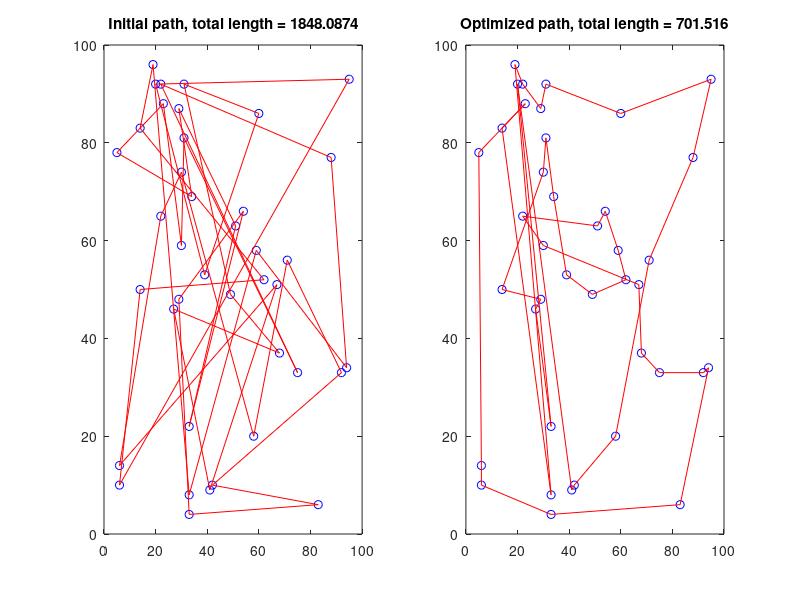

The MATLAB script that drew this image: (Note: this script raises an error after producing the figure.)
    N = 40;
    disp('Ný keyrsla')
    cities = randi([1,100],N,2);
    %%
    iterations = 2500;
    connections = 1:N; % original connections:
    connections = [connections,1]; %circular path
    hold on
    olddist = Inf;
    distances = zeros(iterations,1);
    for j = 1:iterations
        clf
        dist = 0;
%         plot(cities(:,1),cities(:,2),'bo') %c COMMENT IN FOR ANIMATION
%         title(['Distance = ', num2str(olddist)]);
        for i=1:length(connections)-1   
            start_city = connections(i);
            end_city = connections(i+1);
            dist = dist+sqrt((cities(start_city,1)-cities(end_city,1))^2+(cities(start_city,2)-cities(end_city,2))^2);
%             line([cities(start_city, 1), cities(end_city, 1)], [cities(start_city, 2), cities(end_city, 2)], 'Color', 'r');
        end
        if j == 1
            original_dist = dist;%vista fyrsta sem original distance 
        end

        if dist >= olddist
            temp = connections(swapping_indices(1));
            connections(swapping_indices(1)) = connections(swapping_indices(2));
            connections(swapping_indices(2)) = temp; %swappa til baka ef þetta var ekki gott
        else
            olddist = dist;
        end
        distances(j) = olddist; 
        swapping_indices = randi([2,length(connections)-1],1,2); %swappa öllu nema fyrsta og seinasta staki
        temp = connections(swapping_indices(1));
        connections(swapping_indices(1)) = connections(swapping_indices(2));
        connections(swapping_indices(2)) = temp;
%         pause(0.05)
    if mod(j,1000) == 0 %to keep track of number of iterations
        disp(['iteration ',num2str(j)])
    end
    end
%%

subplot(1,2,1)
plot(cities(:,1),cities(:,2),'bo')
hold on
original_connect = [1:N,1];
for i=1:N
    start_city = original_connect(i);
    end_city = original_connect(i+1);
    dist = dist+sqrt((cities(start_city,1)-cities(end_city,1))^2+(cities(start_city,2)-cities(end_city,2))^2);
    line([cities(start_city, 1), cities(end_city, 1)], [cities(start_city, 2), cities(end_city, 2)], 'Color', 'r');
end
title(['Initial path, total length = ',num2str(original_dist) ])
subplot(1,2,2)
plot(cities(:,1),cities(:,2),'bo')
hold on
for i=1:length(connections)-1   
    start_city = connections(i);
    end_city = connections(i+1);
    dist = dist+sqrt((cities(start_city,1)-cities(end_city,1))^2+(cities(start_city,2)-cities(end_city,2))^2);
    line([cities(start_city, 1), cities(end_city, 1)], [cities(start_city, 2), cities(end_city, 2)], 'Color', 'r');
end

title(['Optimized path, total length = ',num2str(olddist)])
sgtitle(['Optimized path path length divided by initial path length =',num2str(olddist/original_dist)])
%%
hold off
plot(1:iterations, distances)
xlabel('Number of iterations')
ylabel('Path length')
title('Path length as a function of iterations')
